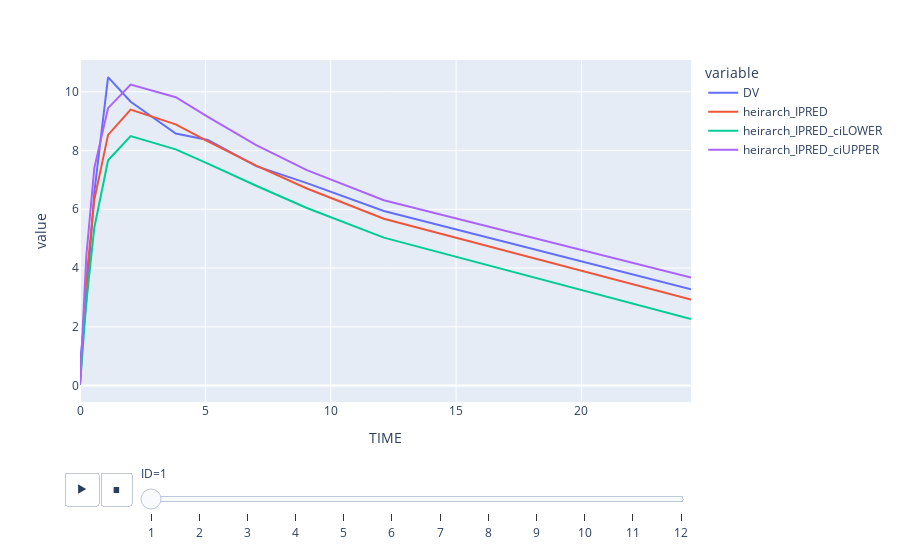

Notebook code cell kept with this figure:
### Code cell
import plotly.express as px

px.line(data_frame=pred_df, x = 'TIME', y = 'value', animation_frame='ID', color = 'variable')

### Figure 1 — Plotly figure (JSON) as saved in the notebook; plotly's stock layout.template omitted (floating-point values rounded to 4 significant figures)
{"data": [{"hovertemplate": "variable=DV<br>ID=1<br>TIME=%{x}<br>value=%{y}<extra></extra>", "legendgroup": "DV", "line": {"color": "#636efa", "dash": "solid"}, "marker": {"symbol": "circle"}, "mode": "lines", "name": "DV", "orientation": "v", "showlegend": true, "type": "scatter", "x": [0.0, 0.25, 0.57, 1.12, 2.02, 3.82, 5.1, 7.03, 9.05, 12.12, 24.37], "xaxis": "x", "y": [0.74, 2.84, 6.57, 10.5, 9.66, 8.58, 8.36, 7.47, 6.89, 5.94, 3.28], "yaxis": "y"}, {"hovertemplate": "variable=heirarch_IPRED<br>ID=1<br>TIME=%{x}<br>value=%{y}<extra></extra>", "legendgroup": "heirarch_IPRED", "line": {"color": "#EF553B", "dash": "solid"}, "marker": {"symbol": "circle"}, "mode": "lines", "name": "heirarch_IPRED", "orientation": "v", "showlegend": true, "type": "scatter", "x": [0.0, 0.25, 0.57, 1.12, 2.02, 3.82, 5.1, 7.03, 9.05, 12.12, 24.37], "xaxis": "x", "y": [0.025, 3.573, 6.327, 8.533, 9.393, 8.891, 8.315, 7.488, 6.708, 5.677, 2.93], "yaxis": "y"}, {"hovertemplate": "variable=heirarch_IPRED_ciLOWER<br>ID=1<br>TIME=%{x}<br>value=%{y}<extra></extra>", "legendgroup": "heirarch_IPRED_ciLOWER", "line": {"color": "#00cc96", "dash": "solid"}, "marker": {"symbol": "circle"}, "mode": "lines", "name": "heirarch_IPRED_ciLOWER", "orientation": "v", "showlegend": true, "type": "scatter", "x": [0.0, 0.25, 0.57, 1.12, 2.02, 3.82, 5.1, 7.03, 9.05, 12.12, 24.37], "xaxis": "x", "y": [0.022, 2.826, 5.373, 7.666, 8.49, 8.04, 7.556, 6.801, 6.045, 5.035, 2.268], "yaxis": "y"}, {"hovertemplate": "variable=heirarch_IPRED_ciUPPER<br>ID=1<br>TIME=%{x}<br>value=%{y}<extra></extra>", "legendgroup": "heirarch_IPRED_ciUPPER", "line": {"color": "#ab63fa", "dash": "solid"}, "marker": {"symbol": "circle"}, "mode": "lines", "name": "heirarch_IPRED_ciUPPER", "orientation": "v", "showlegend": true, "type": "scatter", "x": [0.0, 0.25, 0.57, 1.12, 2.02, 3.82, 5.1, 7.03, 9.05, 12.12, 24.37], "xaxis": "x", "y": [0.028, 4.384, 7.401, 9.443, 10.24, 9.815, 9.146, 8.184, 7.332, 6.307, 3.673], "yaxis": "y"}], "layout": {"legend": {"title": {"text": "variable"}, "tracegroupgap": 0}, "margin": {"t": 60}, "sliders": [{"active": 0, "currentvalue": {"prefix": "ID="}, "len": 0.9, "pad": {"b": 10, "t": 60}, "steps": [{"args": [["1"], {"frame": {"duration": 0, "redraw": false}, "fromcurrent": true, "mode": "immediate", "transition": {"duration": 0, "easing": "linear"}}], "label": "1", "method": "animate"}, {"args": [["2"], {"frame": {"duration": 0, "redraw": false}, "fromcurrent": true, "mode": "immediate", "transition": {"duration": 0, "easing": "linear"}}], "label": "2", "method": "animate"}, {"args": [["3"], {"frame": {"duration": 0, "redraw": false}, "fromcurrent": true, "mode": "immediate", "transition": {"duration": 0, "easing": "linear"}}], "label": "3", "method": "animate"}, {"args": [["4"], {"frame": {"duration": 0, "redraw": false}, "fromcurrent": true, "mode": "immediate", "transition": {"duration": 0, "easing": "linear"}}], "label": "4", "method": "animate"}, {"args": [["5"], {"frame": {"duration": 0, "redraw": false}, "fromcurrent": true, "mode": "immediate", "transition": {"duration": 0, "easing": "linear"}}], "label": "5", "method": "animate"}, {"args": [["6"], {"frame": {"duration": 0, "redraw": false}, "fromcurrent": true, "mode": "immediate", "transition": {"duration": 0, "easing": "linear"}}], "label": "6", "method": "animate"}, {"args": [["7"], {"frame": {"duration": 0, "redraw": false}, "fromcurrent": true, "mode": "immediate", "transition": {"duration": 0, "easing": "linear"}}], "label": "7", "method": "animate"}, {"args": [["8"], {"frame": {"duration": 0, "redraw": false}, "fromcurrent": true, "mode": "immediate", "transition": {"duration": 0, "easing": "linear"}}], "label": "8", "method": "animate"}, {"args": [["9"], {"frame": {"duration": 0, "redraw": false}, "fromcurrent": true, "mode": "immediate", "transition": {"duration": 0, "easing": "linear"}}], "label": "9", "method": "animate"}, {"args": [["10"], {"frame": {"duration": 0, "redraw": false}, "fromcurrent": true, "mode": "immediate", "transition": {"duration": 0, "easing": "linear"}}], "label": "10", "method": "animate"}, {"args": [["11"], {"frame": {"duration": 0, "redraw": false}, "fromcurrent": true, "mode": "immediate", "transition": {"duration": 0, "easing": "linear"}}], "label": "11", "method": "animate"}, {"args": [["12"], {"frame": {"duration": 0, "redraw": false}, "fromcurrent": true, "mode": "immediate", "transition": {"duration": 0, "easing": "linear"}}], "label": "12", "method": "animate"}], "x": 0.1, "xanchor": "left", "y": 0, "yanchor": "top"}], "updatemenus": [{"buttons": [{"args": [null, {"frame": {"duration": 500, "redraw": false}, "fromcurrent": true, "mode": "immediate", "transition": {"duration": 500, "easing": "linear"}}], "label": "&#9654;", "method": "animate"}, {"args": [[null], {"frame": {"duration": 0, "redraw": false}, "fromcurrent": true, "mode": "immediate", "transition": {"duration": 0, "easing": "linear"}}], "label": "&#9724;", "method": "animate"}], "direction": "left", "pad": {"r": 10, "t": 70}, "showactive": false, "type": "buttons", "x": 0.1, "xanchor": "right", "y": 0, "yanchor": "top"}], "xaxis": {"anchor": "y", "domain": [0, 1], "title": {"text": "TIME"}}, "yaxis": {"anchor": "x", "domain": [0, 1], "title": {"text": "value"}}}}
